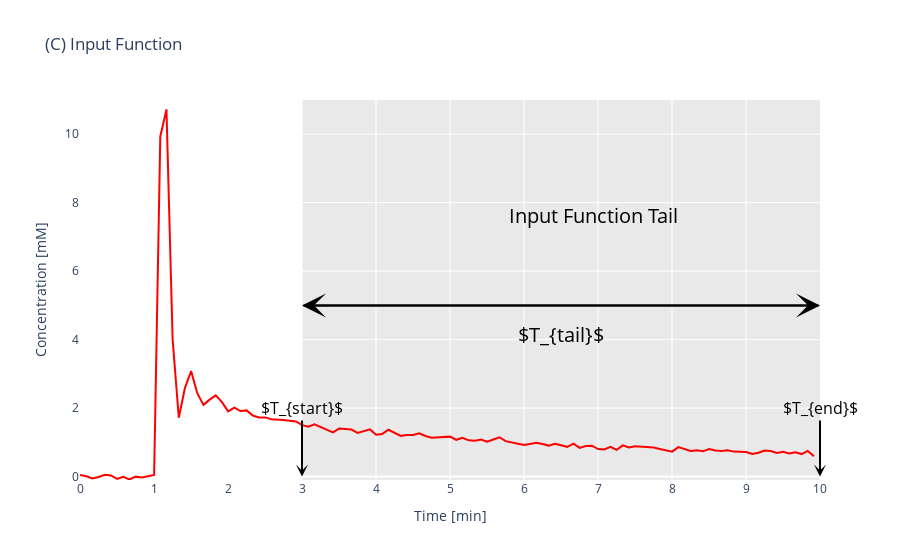

This figure's notebook cell:
### Markdown cell above
* (C) Input Function <a name="input-function"></a>

### Code cell
%get t --from MATLAB
%get Cp --from MATLAB

fig = go.Figure()

fig.add_trace(go.Scatter(x=t, 
                         y=Cp, 
                         mode='lines',
                         line_color='red'))

fig.update_layout(title='(C) Input Function',
                   xaxis_title='Time [min]',
                   yaxis_title='Concentration [mM]',
                   xaxis_range=[0,10],
                   yaxis_range=[-0.1,11],
                   plot_bgcolor="#fff",
)

#Adding a shape region
fig.add_vrect(
    x0=3, x1=10,
    fillcolor="LightGray", opacity=0.5,
    layer="below", line_width=0,
    annotation=dict(text="Input Function Tail",
                  xref="x2 domain", yref="y2 domain",
                  xanchor="right", yanchor="top", 
                  xshift=-140, yshift=-100,
                  showarrow=False, font=dict(size=20, color='black'))
)

# T_{tail}
# An arrow for T_{tail} that points to the right side of the highlighted region
fig.add_annotation(
    x=10,  # arrows' head
    y=5,  # arrows' head
    ax=3, # arrows' tail
    ay=5,  # arrows' tail
    xref='x',
    yref='y',
    axref='x',
    ayref='y',
    text='',  # if you want only the arrow
    showarrow=True,
    arrowhead=3,
    arrowsize=2,
    arrowwidth=2,
    arrowcolor='black'
)

# An arrow for T_{tail} that points to the left side of the highlighted region
fig.add_annotation(
    x=3,  # arrows' head
    y=5,  # arrows' head
    ax=10, # arrows' tail
    ay=5,  # arrows' tail
    xref='x',
    yref='y',
    axref='x',
    ayref='y',
    text='',  # if you want only the arrow
    showarrow=True,
    arrowhead=3,
    arrowsize=2,
    arrowwidth=2,
    arrowcolor='black'
)

# Text annotation for T_{tail} below the arrows
fig.add_annotation(  
    x=6.5,
    y=4.6,
    text=r'$T_{tail}$',
    xanchor="center", yanchor="top", 
    showarrow=False, font=dict(size=20, color='black'))


# T_{start}
# An arrow for T_{start}
fig.add_annotation(
    x=3,  # arrows' head
    y=0,  # arrows' head
    ax=3, # arrows' tail
    ay=2,  # arrows' tail
    xref='x',
    yref='y',
    axref='x',
    ayref='y',
    text=r'$T_{start}$',
    font=dict(size=16, color='black'),
    showarrow=True,
    arrowhead=3,
    arrowsize=1,
    arrowwidth=2,
    arrowcolor='black'
)

# T_{end}
# An arrow for T_{end}
fig.add_annotation(
    x=10,  # arrows' head
    y=0,  # arrows' head
    ax=10, # arrows' tail
    ay=2,  # arrows' tail
    xref='x',
    yref='y',
    axref='x',
    ayref='y',
    text=r'$T_{end}$',
    font=dict(size=16, color='black'),
    showarrow=True,
    arrowhead=3,
    arrowsize=1,
    arrowwidth=2,
    arrowcolor='black'
)


fig.update_xaxes(tick0=0, dtick=1)
fig.show()

### Figure 1 — Plotly figure (JSON) as saved in the notebook; plotly's stock layout.template omitted (floating-point values rounded to 4 significant figures)
{"data": [{"line": {"color": "red"}, "mode": "lines", "type": "scatter", "x": [0.001667, 0.085, 0.1683, 0.2517, 0.335, 0.4183, 0.5017, 0.585, 0.6683, 0.7517, 0.835, 0.9183, 1.002, 1.085, 1.168, 1.252, 1.335, 1.418, 1.502, 1.585, 1.668, 1.752, 1.835, 1.918, 2.002, 2.085, 2.168, 2.252, 2.335, 2.418, 2.502, 2.585, 2.668, 2.752, 2.835, 2.918, 3.002, 3.085, 3.168, 3.252, 3.335, 3.418, 3.502, 3.585, 3.668, 3.752, 3.835, 3.918, 4.002, 4.085, 4.168, 4.252, 4.335, 4.418, 4.502, 4.585, 4.668, 4.752, 4.835, 4.918, 5.002, 5.085, 5.168, 5.252, 5.335, 5.418, 5.502, 5.585, 5.668, 5.752, 5.835, 5.918, 6.002, 6.085, 6.168, 6.252, 6.335, 6.418, 6.502, 6.585, 6.668, 6.752, 6.835, 6.918, 7.002, 7.085, 7.168, 7.252, 7.335, 7.418, 7.502, 7.585, 7.668, 7.752, 7.835, 7.918, 8.002, 8.085, 8.168, 8.252, 8.335, 8.418, 8.502, 8.585, 8.668, 8.752, 8.835, 8.918, 9.002, 9.085, 9.168, 9.252, 9.335, 9.418, 9.502, 9.585, 9.668, 9.752, 9.835, 9.918], "y": [0.04614, 0.007791, -0.05669, -0.01287, 0.05447, 0.03406, -0.06655, -0.006557, -0.0855, -0.002061, -0.02627, 0.00724, 0.0495, 9.936, 10.73, 4.007, 1.717, 2.593, 3.08, 2.436, 2.095, 2.247, 2.371, 2.173, 1.904, 2.011, 1.913, 1.933, 1.782, 1.728, 1.728, 1.676, 1.671, 1.652, 1.632, 1.61, 1.503, 1.46, 1.529, 1.443, 1.361, 1.293, 1.403, 1.383, 1.374, 1.274, 1.331, 1.378, 1.224, 1.246, 1.368, 1.278, 1.189, 1.218, 1.214, 1.263, 1.185, 1.133, 1.14, 1.16, 1.167, 1.074, 1.134, 1.057, 1.05, 1.081, 1.02, 1.081, 1.149, 1.036, 0.9883, 0.9597, 0.9243, 0.9563, 0.987, 0.9513, 0.9051, 0.957, 0.9111, 0.869, 0.9598, 0.8393, 0.8929, 0.9025, 0.8048, 0.7898, 0.8681, 0.7789, 0.9101, 0.8514, 0.8868, 0.8701, 0.8532, 0.8483, 0.8058, 0.7775, 0.729, 0.8593, 0.8124, 0.75, 0.7651, 0.7378, 0.8032, 0.7599, 0.7488, 0.7663, 0.729, 0.7211, 0.7182, 0.6607, 0.6956, 0.7584, 0.7451, 0.6918, 0.7245, 0.674, 0.7084, 0.6578, 0.7507, 0.5935]}], "layout": {"annotations": [{"font": {"color": "black", "size": 20}, "showarrow": false, "text": "Input Function Tail", "x": 10, "xanchor": "right", "xref": "x", "xshift": -140, "y": 1, "yanchor": "top", "yref": "y domain", "yshift": -100}, {"arrowcolor": "black", "arrowhead": 3, "arrowsize": 2, "arrowwidth": 2, "ax": 3, "axref": "x", "ay": 5, "ayref": "y", "showarrow": true, "text": "", "x": 10, "xref": "x", "y": 5, "yref": "y"}, {"arrowcolor": "black", "arrowhead": 3, "arrowsize": 2, "arrowwidth": 2, "ax": 10, "axref": "x", "ay": 5, "ayref": "y", "showarrow": true, "text": "", "x": 3, "xref": "x", "y": 5, "yref": "y"}, {"font": {"color": "black", "size": 20}, "showarrow": false, "text": "$T_{tail}$", "x": 6.5, "xanchor": "center", "y": 4.6, "yanchor": "top"}, {"arrowcolor": "black", "arrowhead": 3, "arrowsize": 1, "arrowwidth": 2, "ax": 3, "axref": "x", "ay": 2, "ayref": "y", "font": {"color": "black", "size": 16}, "showarrow": true, "text": "$T_{start}$", "x": 3, "xref": "x", "y": 0, "yref": "y"}, {"arrowcolor": "black", "arrowhead": 3, "arrowsize": 1, "arrowwidth": 2, "ax": 10, "axref": "x", "ay": 2, "ayref": "y", "font": {"color": "black", "size": 16}, "showarrow": true, "text": "$T_{end}$", "x": 10, "xref": "x", "y": 0, "yref": "y"}], "plot_bgcolor": "#fff", "shapes": [{"fillcolor": "LightGray", "layer": "below", "line": {"width": 0}, "opacity": 0.5, "type": "rect", "x0": 3, "x1": 10, "xref": "x", "y0": 0, "y1": 1, "yref": "y domain"}], "title": {"text": "(C) Input Function"}, "xaxis": {"dtick": 1, "range": [0, 10], "tick0": 0, "title": {"text": "Time [min]"}}, "yaxis": {"range": [-0.1, 11], "title": {"text": "Concentration [mM]"}}}}
